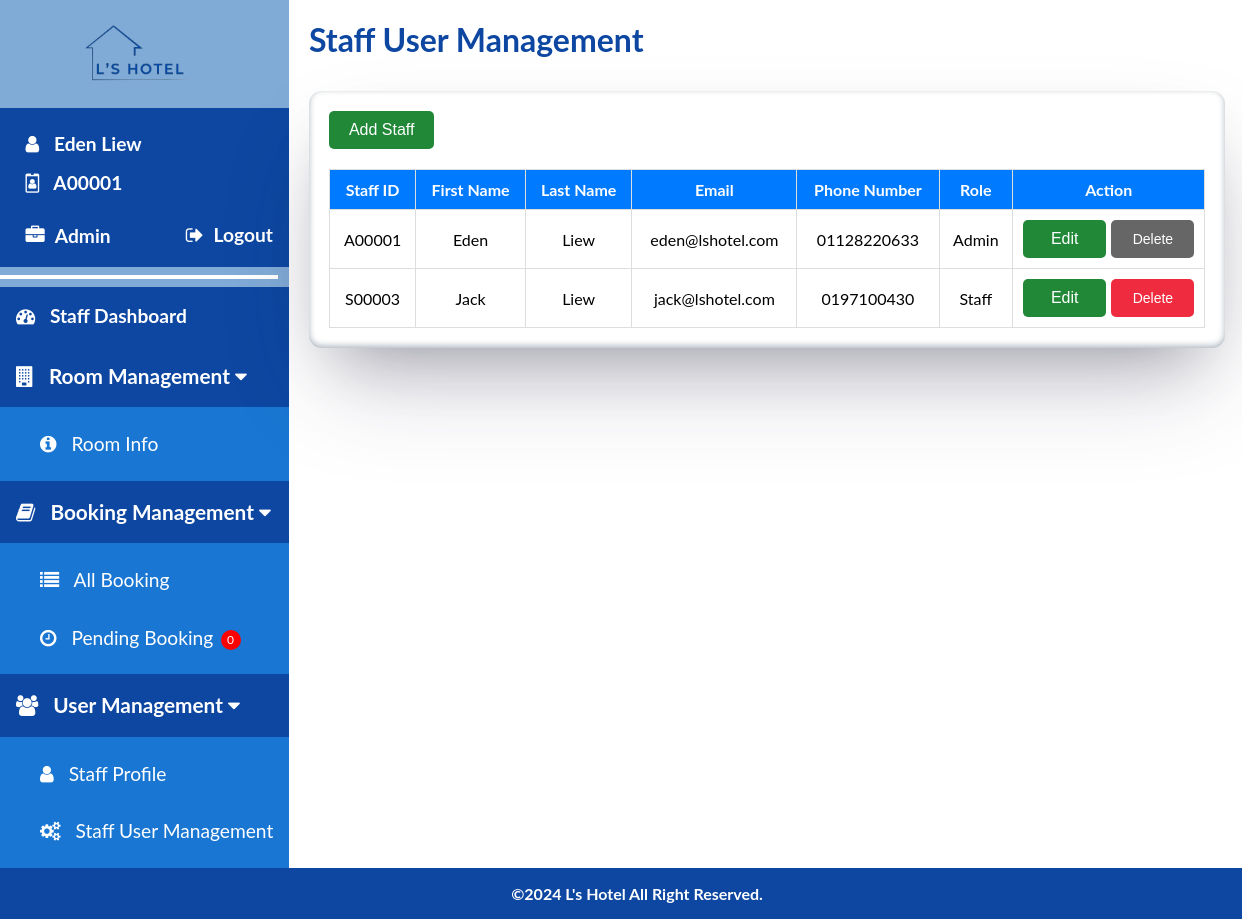
Page /staff/staff_management.php (signed in) on the earlier database version.
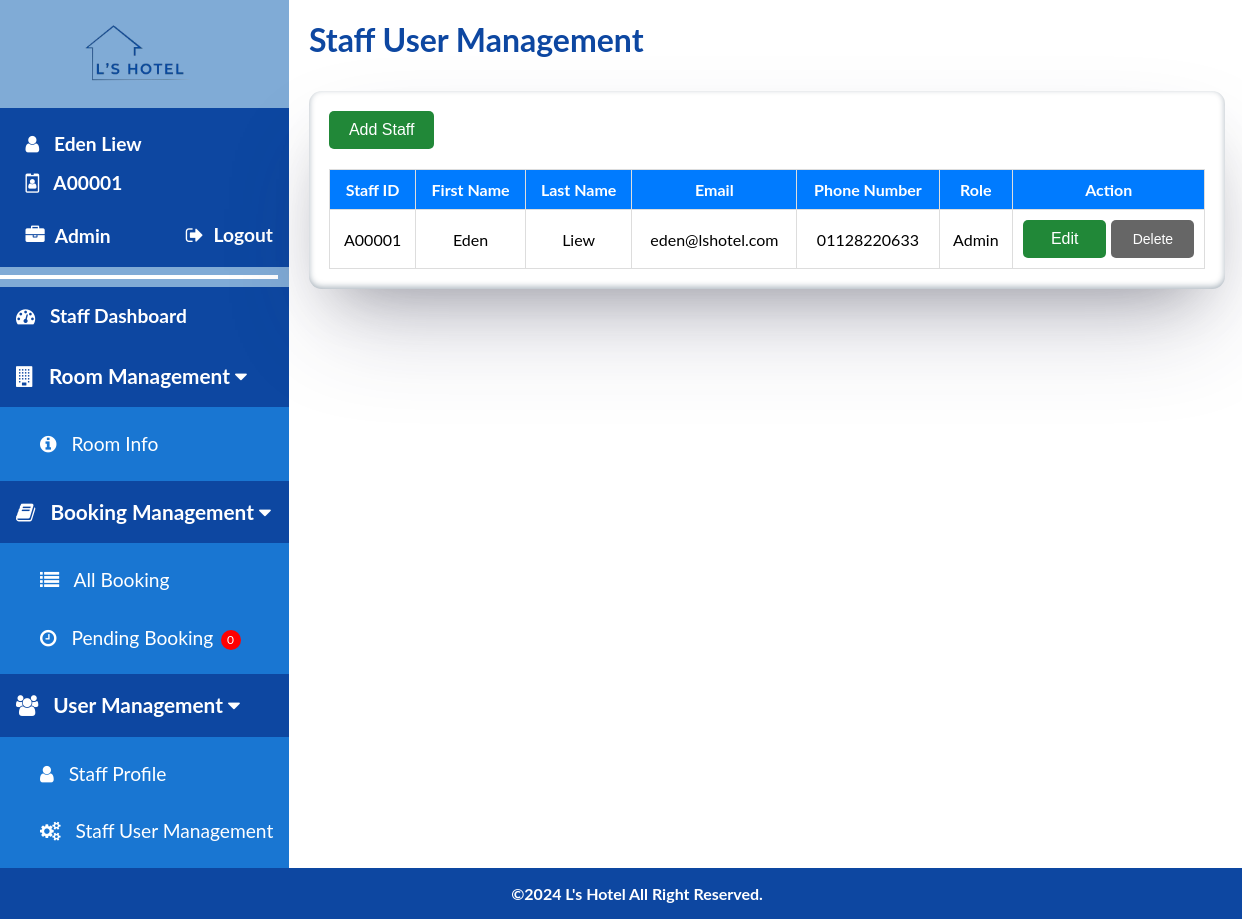
Same page on the later database version.
### tables this page shows
CREATE TABLE `staff` (
  `id` int(11) NOT NULL,
  `staff_id` varchar(6) NOT NULL,
  `first_name` varchar(50) NOT NULL,
  `last_name` varchar(50) NOT NULL,
  `email` varchar(100) NOT NULL,
  `phone_number` varchar(11) NOT NULL,
  `password` varchar(255) NOT NULL,
  `role` varchar(10) NOT NULL
);

### staff/staff_management.php (the view, shortened to what this page needs)
<?php
include '../config.php';
$result = $conn->query("SELECT * FROM staff");
$loggedInStaffId = isset($_SESSION['logged_in_staff_id']) ? $_SESSION['logged_in_staff_id'] : null;
?>
<!DOCTYPE html>
<html>
<head>
<link rel="stylesheet" href="https://cdnjs.cloudflare.com/ajax/libs/font-awesome/4.7.0/css/font-awesome.min.css">
<link rel="stylesheet" href="../css/staff/staff-style.css?v=<?php echo time(); ?>">
<link rel="stylesheet" href="../css/staff/staff-management.css?v=<?php echo time(); ?>">
</head>
<body>
<div class="staff-container">
  <?php include 'staff_sidenav.php'; ?>
  <div class="main">
    <div class="staff-page-title">
      <span>Staff User Management</span>
    </div>
    <div class="container">
        <div style="display: flex; justify-content: space-between; align-items: center;">
            <button class="btn btn-primary" id="addStaffButton">Add Staff</button>
        </div>
        <table>
            <thead>
                <tr>
                    <th>Staff ID</th>
                    <th>First Name</th>
                    <th>Last Name</th>
                    <th>Email</th>
                    <th>Phone Number</th>
                    <th>Role</th>
                    <th>Action</th>
                </tr>
            </thead>
            <tbody id="staffTableBody">
                <?php while ($row = $result->fetch_assoc()) : ?>
                    <tr>
                        <td><?php echo $row['staff_id']; ?></td>
                        <td><?php echo $row['first_name']; ?></td>
                        <td><?php echo $row['last_name']; ?></td>
                        <td><?php echo $row['email']; ?></td>
                        <td><?php echo $row['phone_number']; ?></td>
                        <td><?php echo $row['role']; ?></td>
                        <td>
                            <div class="actions">
                                <button class="btn btn-warning btn-sm editButton" data-id="<?php echo $row['staff_id']; ?>" data-firstname="<?php echo $row['first_name']; ?>" data-lastname="<?php echo $row['last_name']; ?>" data-email="<?php echo $row['email']; ?>" data-phonenumber="<?php echo $row['phone_number']; ?>" data-role="<?php echo $row['role']; ?>">Edit</button>
                                <button class="btn btn-danger btn-sm deleteButton <?php echo $row['staff_id'] === $loggedInStaffId ? 'btn-disabled' : NULL; ?>" data-id="<?php echo $row['staff_id']; ?>" <?php echo $row['staff_id'] === $loggedInStaffId ? 'disabled' : NULL; ?>>Delete</button>
                            </div>
                        </td>
                    </tr>
                <?php endwhile; ?>
            </tbody>
        </table>
    </div>
  </div>
</div>
<footer>
  <p>&copy;2024 L's Hotel All Right Reserved.</p>
</footer>
</body>
</html>

Differences in the rows shown:
removed staff: staff "S00003", first_name "Jack", last_name "Liew", email "jack@lshotel.com", phone_number "0197100430", role "Staff"
